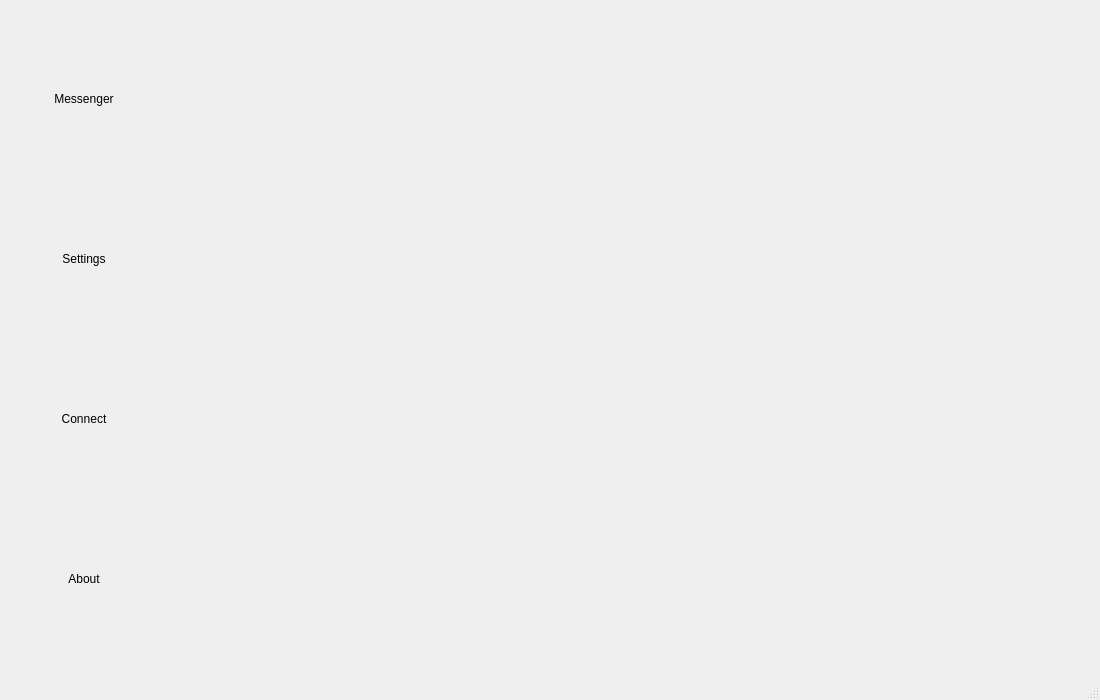
<?xml version="1.0" encoding="UTF-8"?>
<ui version="4.0">
 <class>MainWindow</class>
 <widget class="QMainWindow" name="MainWindow">
  <property name="geometry">
   <rect>
    <x>0</x>
    <y>0</y>
    <width>1100</width>
    <height>700</height>
   </rect>
  </property>
  <property name="sizePolicy">
   <sizepolicy hsizetype="Expanding" vsizetype="Expanding">
    <horstretch>0</horstretch>
    <verstretch>0</verstretch>
   </sizepolicy>
  </property>
  <property name="windowTitle">
   <string>BitsSniff - CAN Sniffer</string>
  </property>
  <widget class="QWidget" name="centralwidget">
   <layout class="QGridLayout" name="gridLayout">
    <item row="0" column="0">
     <widget class="QWidget" name="sidebarWidget" native="true">
      <property name="sizePolicy">
       <sizepolicy hsizetype="Fixed" vsizetype="Preferred">
        <horstretch>0</horstretch>
        <verstretch>0</verstretch>
       </sizepolicy>
      </property>
      <property name="minimumSize">
       <size>
        <width>150</width>
        <height>0</height>
       </size>
      </property>
      <property name="maximumSize">
       <size>
        <width>150</width>
        <height>16777215</height>
       </size>
      </property>
      <layout class="QVBoxLayout" name="verticalLayout">
       <property name="spacing">
        <number>10</number>
       </property>
       <property name="leftMargin">
        <number>5</number>
       </property>
       <property name="topMargin">
        <number>5</number>
       </property>
       <property name="rightMargin">
        <number>5</number>
       </property>
       <property name="bottomMargin">
        <number>5</number>
       </property>
       <item>
        <widget class="QToolButton" name="btnMessenger">
         <property name="sizePolicy">
          <sizepolicy hsizetype="Expanding" vsizetype="Fixed">
           <horstretch>0</horstretch>
           <verstretch>0</verstretch>
          </sizepolicy>
         </property>
         <property name="minimumSize">
          <size>
           <width>0</width>
           <height>130</height>
          </size>
         </property>
         <property name="maximumSize">
          <size>
           <width>16777215</width>
           <height>130</height>
          </size>
         </property>
         <property name="cursor">
          <cursorShape>PointingHandCursor</cursorShape>
         </property>
         <property name="text">
          <string>Messenger</string>
         </property>
         <property name="icon">
          <iconset resource="resources.qrc">
           <normaloff>:/icons/message_center.png</normaloff>:/icons/message_center.png</iconset>
         </property>
         <property name="iconSize">
          <size>
           <width>32</width>
           <height>32</height>
          </size>
         </property>
         <property name="toolButtonStyle">
          <enum>Qt::ToolButtonStyle::ToolButtonTextUnderIcon</enum>
         </property>
         <property name="autoRaise">
          <bool>true</bool>
         </property>
        </widget>
       </item>
       <item>
        <widget class="QToolButton" name="btnSettings">
         <property name="sizePolicy">
          <sizepolicy hsizetype="Expanding" vsizetype="Fixed">
           <horstretch>0</horstretch>
           <verstretch>0</verstretch>
          </sizepolicy>
         </property>
         <property name="minimumSize">
          <size>
           <width>0</width>
           <height>130</height>
          </size>
         </property>
         <property name="maximumSize">
          <size>
           <width>16777215</width>
           <height>130</height>
          </size>
         </property>
         <property name="cursor">
          <cursorShape>PointingHandCursor</cursorShape>
         </property>
         <property name="text">
          <string>Settings</string>
         </property>
         <property name="icon">
          <iconset resource="resources.qrc">
           <normaloff>:/icons/setting.png</normaloff>:/icons/setting.png</iconset>
         </property>
         <property name="iconSize">
          <size>
           <width>32</width>
           <height>32</height>
          </size>
         </property>
         <property name="toolButtonStyle">
          <enum>Qt::ToolButtonStyle::ToolButtonTextUnderIcon</enum>
         </property>
         <property name="autoRaise">
          <bool>true</bool>
         </property>
        </widget>
       </item>
       <item>
        <widget class="QToolButton" name="btnConnect">
         <property name="sizePolicy">
          <sizepolicy hsizetype="Expanding" vsizetype="Fixed">
           <horstretch>0</horstretch>
           <verstretch>0</verstretch>
          </sizepolicy>
         </property>
         <property name="minimumSize">
          <size>
           <width>0</width>
           <height>130</height>
          </size>
         </property>
         <property name="maximumSize">
          <size>
           <width>16777215</width>
           <height>130</height>
          </size>
         </property>
         <property name="cursor">
          <cursorShape>PointingHandCursor</cursorShape>
         </property>
         <property name="text">
          <string>Connect</string>
         </property>
         <property name="icon">
          <iconset resource="resources.qrc">
           <normaloff>:/icons/serial.png</normaloff>:/icons/serial.png</iconset>
         </property>
         <property name="iconSize">
          <size>
           <width>32</width>
           <height>32</height>
          </size>
         </property>
         <property name="toolButtonStyle">
          <enum>Qt::ToolButtonStyle::ToolButtonTextUnderIcon</enum>
         </property>
         <property name="autoRaise">
          <bool>true</bool>
         </property>
        </widget>
       </item>
       <item>
        <widget class="QToolButton" name="btnAbout">
         <property name="sizePolicy">
          <sizepolicy hsizetype="Expanding" vsizetype="Fixed">
           <horstretch>0</horstretch>
           <verstretch>0</verstretch>
          </sizepolicy>
         </property>
         <property name="minimumSize">
          <size>
           <width>0</width>
           <height>130</height>
          </size>
         </property>
         <property name="maximumSize">
          <size>
           <width>16777215</width>
           <height>130</height>
          </size>
         </property>
         <property name="cursor">
          <cursorShape>PointingHandCursor</cursorShape>
         </property>
         <property name="text">
          <string>About</string>
         </property>
         <property name="icon">
          <iconset resource="resources.qrc">
           <normaloff>:/icons/about.png</normaloff>:/icons/about.png</iconset>
         </property>
         <property name="iconSize">
          <size>
           <width>32</width>
           <height>32</height>
          </size>
         </property>
         <property name="toolButtonStyle">
          <enum>Qt::ToolButtonStyle::ToolButtonTextUnderIcon</enum>
         </property>
         <property name="autoRaise">
          <bool>true</bool>
         </property>
        </widget>
       </item>
      </layout>
     </widget>
    </item>
    <item row="0" column="1">
     <widget class="QStackedWidget" name="mainstackedWidget">
      <property name="sizePolicy">
       <sizepolicy hsizetype="Expanding" vsizetype="Preferred">
        <horstretch>0</horstretch>
        <verstretch>0</verstretch>
       </sizepolicy>
      </property>
      <property name="currentIndex">
       <number>-1</number>
      </property>
     </widget>
    </item>
   </layout>
  </widget>
  <widget class="QStatusBar" name="statusbar"/>
 </widget>
 <resources>
  <include location="resources.qrc"/>
 </resources>
 <connections/>
</ui>
